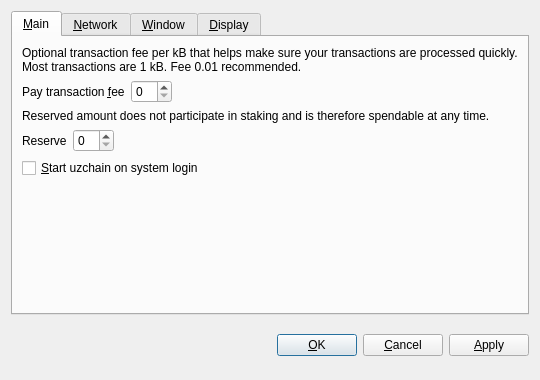
<?xml version="1.0" encoding="UTF-8"?>
<ui version="4.0">
 <class>OptionsDialog</class>
 <widget class="QDialog" name="OptionsDialog">
  <property name="geometry">
   <rect>
    <x>0</x>
    <y>0</y>
    <width>540</width>
    <height>380</height>
   </rect>
  </property>
  <property name="windowTitle">
   <string>Options</string>
  </property>
  <property name="modal">
   <bool>true</bool>
  </property>
  <layout class="QVBoxLayout" name="verticalLayout">
   <item>
    <widget class="QTabWidget" name="tabWidget">
     <property name="tabPosition">
      <enum>QTabWidget::North</enum>
     </property>
     <property name="currentIndex">
      <number>0</number>
     </property>
     <widget class="QWidget" name="tabMain">
      <attribute name="title">
       <string>&amp;Main</string>
      </attribute>
      <layout class="QVBoxLayout" name="verticalLayout_Main">
       <item>
        <widget class="QLabel" name="transactionFeeInfoLabel">
         <property name="text">
          <string>Optional transaction fee per kB that helps make sure your transactions are processed quickly. Most transactions are 1 kB. Fee 0.01 recommended.</string>
         </property>
         <property name="textFormat">
          <enum>Qt::PlainText</enum>
         </property>
         <property name="wordWrap">
          <bool>true</bool>
         </property>
        </widget>
       </item>
       <item>
        <layout class="QHBoxLayout" name="horizontalLayoutFee">
         <item>
          <widget class="QLabel" name="transactionFeeLabel">
           <property name="text">
            <string>Pay transaction &amp;fee</string>
           </property>
           <property name="textFormat">
            <enum>Qt::PlainText</enum>
           </property>
           <property name="buddy">
            <cstring>transactionFee</cstring>
           </property>
          </widget>
         </item>
         <item>
          <widget class="BitcoinAmountField" name="transactionFee"/>
         </item>
         <item>
          <spacer name="horizontalSpacerFee">
           <property name="orientation">
            <enum>Qt::Horizontal</enum>
           </property>
           <property name="sizeHint" stdset="0">
            <size>
             <width>40</width>
             <height>20</height>
            </size>
           </property>
          </spacer>
         </item>
        </layout>
       </item>
       <item>
        <widget class="QLabel" name="reserveBalanceInfoLabel">
         <property name="text">
          <string>Reserved amount does not participate in staking and is therefore spendable at any time.</string>
         </property>
         <property name="textFormat">
          <enum>Qt::PlainText</enum>
         </property>
         <property name="wordWrap">
          <bool>true</bool>
         </property>
        </widget>
       </item>
       <item>
        <layout class="QHBoxLayout" name="horizontalLayoutReserveBalance">
         <item>
          <widget class="QLabel" name="reserveBalanceLabel">
           <property name="text">
            <string>Reserve</string>
           </property>
           <property name="textFormat">
            <enum>Qt::PlainText</enum>
           </property>
           <property name="buddy">
            <cstring>reserveBalance</cstring>
           </property>
          </widget>
         </item>
         <item>
          <widget class="BitcoinAmountField" name="reserveBalance"/>
         </item>
         <item>
          <spacer name="horizontalSpacerReserveBalance">
           <property name="orientation">
            <enum>Qt::Horizontal</enum>
           </property>
           <property name="sizeHint" stdset="0">
            <size>
             <width>40</width>
             <height>20</height>
            </size>
           </property>
          </spacer>
         </item>
        </layout>
       </item>
       <item>
        <widget class="QCheckBox" name="bitcoinAtStartup">
         <property name="toolTip">
          <string>Automatically start uzchain after logging in to the system.</string>
         </property>
         <property name="text">
          <string>&amp;Start uzchain on system login</string>
         </property>
        </widget>
       </item>
       <item>
        <spacer name="verticalSpacer_Main">
         <property name="orientation">
          <enum>Qt::Vertical</enum>
         </property>
         <property name="sizeHint" stdset="0">
          <size>
           <width>20</width>
           <height>40</height>
          </size>
         </property>
        </spacer>
       </item>
      </layout>
     </widget>
     <widget class="QWidget" name="tabNetwork">
      <attribute name="title">
       <string>&amp;Network</string>
      </attribute>
      <layout class="QVBoxLayout" name="verticalLayout_Network">
       <item>
        <widget class="QCheckBox" name="mapPortUpnp">
         <property name="toolTip">
          <string>Automatically open the uzchain client port on the router. This only works when your router supports UPnP and it is enabled.</string>
         </property>
         <property name="text">
          <string>Map port using &amp;UPnP</string>
         </property>
        </widget>
       </item>
       <item>
        <widget class="QCheckBox" name="connectSocks">
         <property name="toolTip">
          <string>Connect to the uzchain network through a SOCKS proxy (e.g. when connecting through Tor).</string>
         </property>
         <property name="text">
          <string>&amp;Connect through SOCKS proxy:</string>
         </property>
        </widget>
       </item>
       <item>
        <layout class="QHBoxLayout" name="horizontalLayout_Network">
         <item>
          <widget class="QLabel" name="proxyIpLabel">
           <property name="text">
            <string>Proxy &amp;IP:</string>
           </property>
           <property name="textFormat">
            <enum>Qt::PlainText</enum>
           </property>
           <property name="buddy">
            <cstring>proxyIp</cstring>
           </property>
          </widget>
         </item>
         <item>
          <widget class="QValidatedLineEdit" name="proxyIp">
           <property name="maximumSize">
            <size>
             <width>140</width>
             <height>16777215</height>
            </size>
           </property>
           <property name="toolTip">
            <string>IP address of the proxy (e.g. 127.0.0.1)</string>
           </property>
          </widget>
         </item>
         <item>
          <widget class="QLabel" name="proxyPortLabel">
           <property name="text">
            <string>&amp;Port:</string>
           </property>
           <property name="textFormat">
            <enum>Qt::PlainText</enum>
           </property>
           <property name="buddy">
            <cstring>proxyPort</cstring>
           </property>
          </widget>
         </item>
         <item>
          <widget class="QLineEdit" name="proxyPort">
           <property name="maximumSize">
            <size>
             <width>55</width>
             <height>16777215</height>
            </size>
           </property>
           <property name="toolTip">
            <string>Port of the proxy (e.g. 9050)</string>
           </property>
          </widget>
         </item>
         <item>
          <widget class="QLabel" name="socksVersionLabel">
           <property name="text">
            <string>SOCKS &amp;Version:</string>
           </property>
           <property name="textFormat">
            <enum>Qt::PlainText</enum>
           </property>
           <property name="buddy">
            <cstring>socksVersion</cstring>
           </property>
          </widget>
         </item>
         <item>
          <widget class="QValueComboBox" name="socksVersion">
           <property name="toolTip">
            <string>SOCKS version of the proxy (e.g. 5)</string>
           </property>
          </widget>
         </item>
         <item>
          <spacer name="horizontalSpacer_Network">
           <property name="orientation">
            <enum>Qt::Horizontal</enum>
           </property>
           <property name="sizeHint" stdset="0">
            <size>
             <width>40</width>
             <height>20</height>
            </size>
           </property>
          </spacer>
         </item>
        </layout>
       </item>
       <item>
        <spacer name="verticalSpacer_Network">
         <property name="orientation">
          <enum>Qt::Vertical</enum>
         </property>
         <property name="sizeHint" stdset="0">
          <size>
           <width>20</width>
           <height>40</height>
          </size>
         </property>
        </spacer>
       </item>
      </layout>
     </widget>
     <widget class="QWidget" name="tabWindow">
      <attribute name="title">
       <string>&amp;Window</string>
      </attribute>
      <layout class="QVBoxLayout" name="verticalLayout_Window">
       <item>
        <widget class="QCheckBox" name="minimizeToTray">
         <property name="toolTip">
          <string>Show only a tray icon after minimizing the window.</string>
         </property>
         <property name="text">
          <string>&amp;Minimize to the tray instead of the taskbar</string>
         </property>
        </widget>
       </item>
       <item>
        <widget class="QCheckBox" name="minimizeOnClose">
         <property name="toolTip">
          <string>Minimize instead of exit the application when the window is closed. When this option is enabled, the application will be closed only after selecting Quit in the menu.</string>
         </property>
         <property name="text">
          <string>M&amp;inimize on close</string>
         </property>
        </widget>
       </item>
       <item>
        <spacer name="verticalSpacer_Window">
         <property name="orientation">
          <enum>Qt::Vertical</enum>
         </property>
         <property name="sizeHint" stdset="0">
          <size>
           <width>20</width>
           <height>40</height>
          </size>
         </property>
        </spacer>
       </item>
      </layout>
     </widget>
     <widget class="QWidget" name="tabDisplay">
      <attribute name="title">
       <string>&amp;Display</string>
      </attribute>
      <layout class="QVBoxLayout" name="verticalLayout_Display">
       <item>
        <layout class="QHBoxLayout" name="horizontalLayout_1_Display">
         <item>
          <widget class="QLabel" name="langLabel">
           <property name="text">
            <string>User Interface &amp;language:</string>
           </property>
           <property name="textFormat">
            <enum>Qt::PlainText</enum>
           </property>
           <property name="buddy">
            <cstring>lang</cstring>
           </property>
          </widget>
         </item>
         <item>
          <widget class="QValueComboBox" name="lang">
           <property name="toolTip">
            <string>The user interface language can be set here. This setting will take effect after restarting uzchain.</string>
           </property>
          </widget>
         </item>
        </layout>
       </item>
       <item>
        <layout class="QHBoxLayout" name="horizontalLayout_2_Display">
         <item>
          <widget class="QLabel" name="unitLabel">
           <property name="text">
            <string>&amp;Unit to show amounts in:</string>
           </property>
           <property name="textFormat">
            <enum>Qt::PlainText</enum>
           </property>
           <property name="buddy">
            <cstring>unit</cstring>
           </property>
          </widget>
         </item>
         <item>
          <widget class="QValueComboBox" name="unit">
           <property name="toolTip">
            <string>Choose the default subdivision unit to show in the interface and when sending coins.</string>
           </property>
          </widget>
         </item>
        </layout>
       </item>
       <item>
        <widget class="QCheckBox" name="displayAddresses">
         <property name="toolTip">
          <string>Whether to show uzchain addresses in the transaction list or not.</string>
         </property>
         <property name="text">
          <string>&amp;Display addresses in transaction list</string>
         </property>
        </widget>
       </item>
       <item>
        <widget class="QCheckBox" name="coinControlFeatures">
         <property name="toolTip">
          <string>Whether to show coin control features or not.</string>
         </property>
         <property name="text">
          <string>Display coin &amp;control features (experts only!)</string>
         </property>
        </widget>
       </item>
       <item>
        <spacer name="verticalSpacer_Display">
         <property name="orientation">
          <enum>Qt::Vertical</enum>
         </property>
         <property name="sizeHint" stdset="0">
          <size>
           <width>20</width>
           <height>40</height>
          </size>
         </property>
        </spacer>
       </item>
      </layout>
     </widget>
    </widget>
   </item>
   <item>
    <layout class="QHBoxLayout" name="horizontalLayout_Buttons">
     <item>
      <spacer name="horizontalSpacer_1">
       <property name="orientation">
        <enum>Qt::Horizontal</enum>
       </property>
       <property name="sizeHint" stdset="0">
        <size>
         <width>40</width>
         <height>48</height>
        </size>
       </property>
      </spacer>
     </item>
     <item>
      <widget class="QLabel" name="statusLabel">
       <property name="font">
        <font>
         <weight>75</weight>
         <bold>true</bold>
        </font>
       </property>
       <property name="text">
        <string/>
       </property>
       <property name="textFormat">
        <enum>Qt::PlainText</enum>
       </property>
       <property name="wordWrap">
        <bool>true</bool>
       </property>
      </widget>
     </item>
     <item>
      <spacer name="horizontalSpacer_2">
       <property name="orientation">
        <enum>Qt::Horizontal</enum>
       </property>
       <property name="sizeHint" stdset="0">
        <size>
         <width>40</width>
         <height>48</height>
        </size>
       </property>
      </spacer>
     </item>
     <item>
      <widget class="QPushButton" name="okButton">
       <property name="text">
        <string>&amp;OK</string>
       </property>
      </widget>
     </item>
     <item>
      <widget class="QPushButton" name="cancelButton">
       <property name="text">
        <string>&amp;Cancel</string>
       </property>
       <property name="autoDefault">
        <bool>false</bool>
       </property>
      </widget>
     </item>
     <item>
      <widget class="QPushButton" name="applyButton">
       <property name="text">
        <string>&amp;Apply</string>
       </property>
       <property name="autoDefault">
        <bool>false</bool>
       </property>
      </widget>
     </item>
    </layout>
   </item>
  </layout>
 </widget>
 <customwidgets>
  <customwidget>
   <class>BitcoinAmountField</class>
   <extends>QSpinBox</extends>
   <header>bitcoinamountfield.h</header>
  </customwidget>
  <customwidget>
   <class>QValueComboBox</class>
   <extends>QComboBox</extends>
   <header>qvaluecombobox.h</header>
  </customwidget>
  <customwidget>
   <class>QValidatedLineEdit</class>
   <extends>QLineEdit</extends>
   <header>qvalidatedlineedit.h</header>
  </customwidget>
 </customwidgets>
 <resources/>
 <connections/>
</ui>
